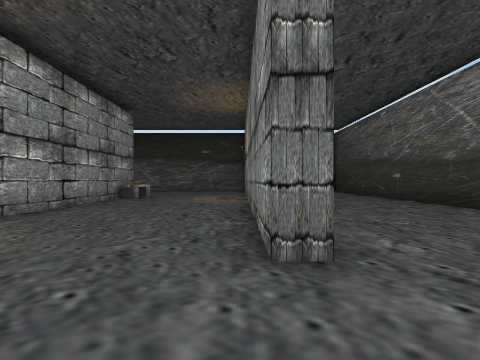
[1] (above)

24 first-person views from a walk through a scene from a Unity 3-D project. The camera is 1.3 m above the floor, looks level and sees 75° across. The floor is counted in squares, 2 m on a side. Each view is taken from the middle of a square. On the plan, view 1 faces up. The plan holds only what a view shows up to about 10 squares ahead; the rest is blank. The place goes on beyond the plan.

[2]
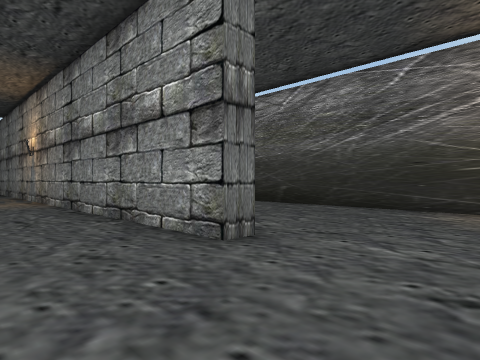

[3]
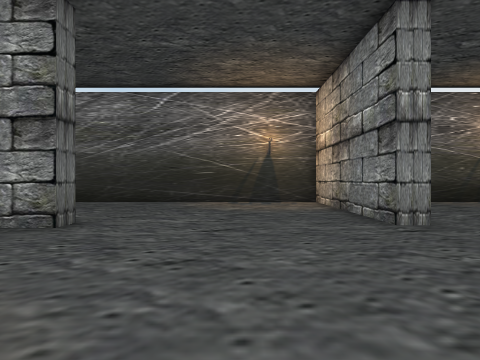

[4]
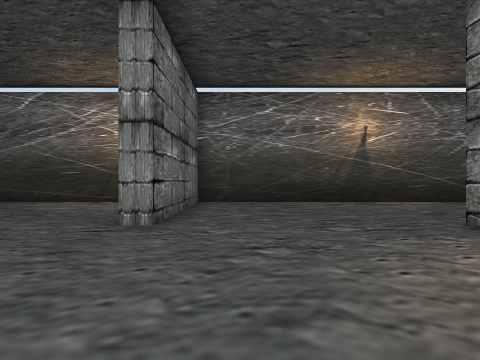

[5]
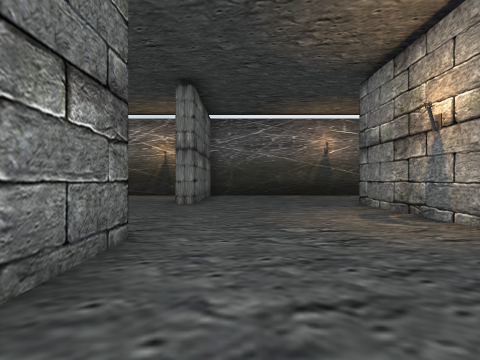

[6]
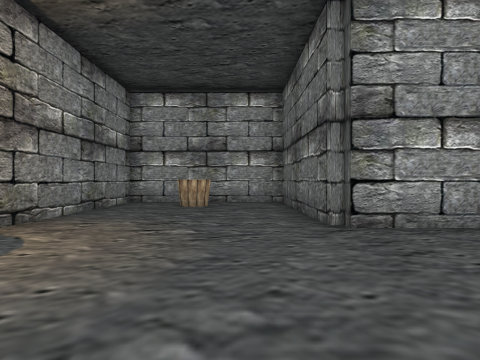

[7]
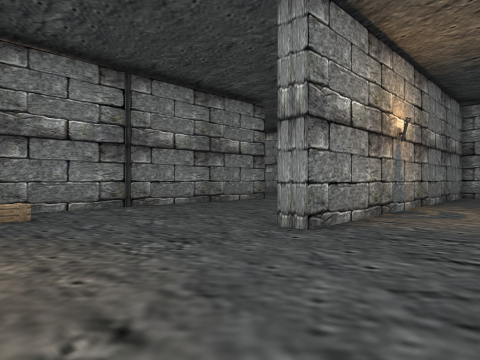

[8]
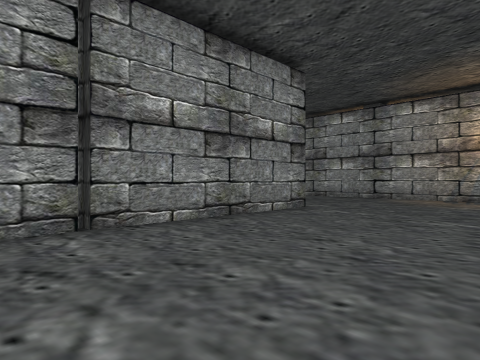

[9]
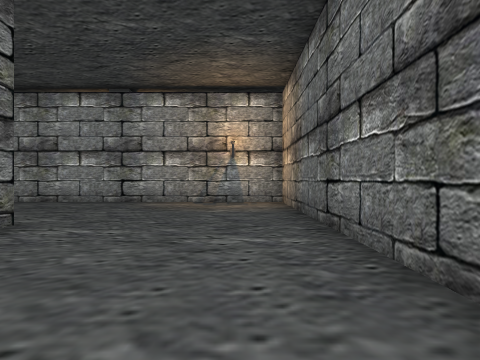

[10]
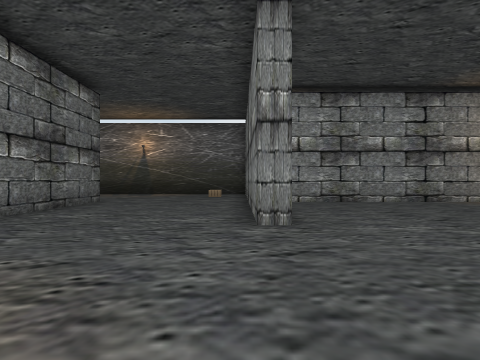

[11]
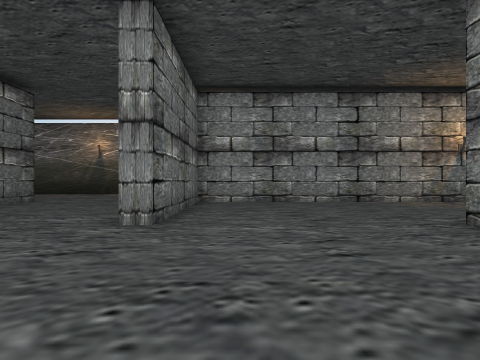

[12]
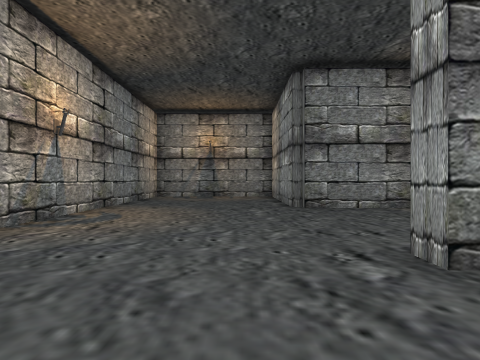

[13]
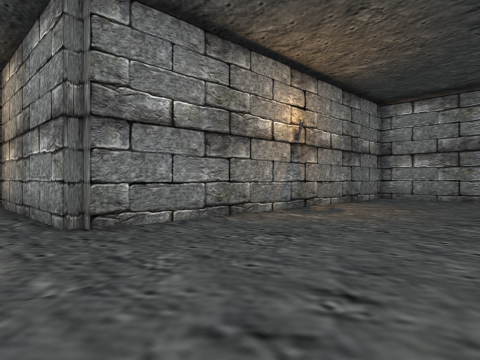

[14]
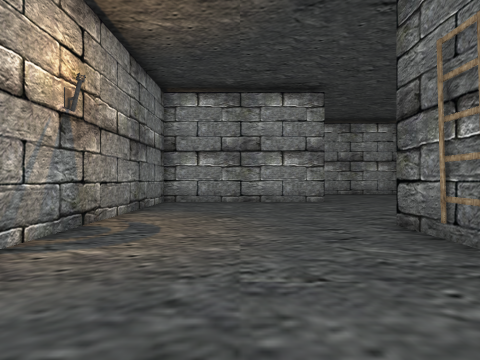

[15]
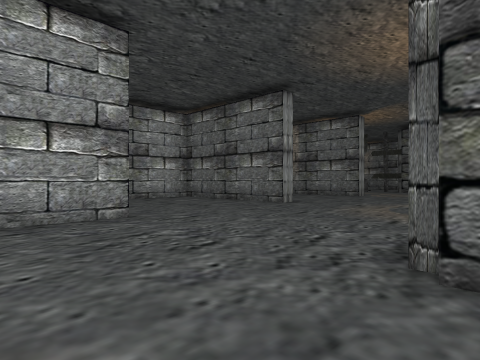

[16]
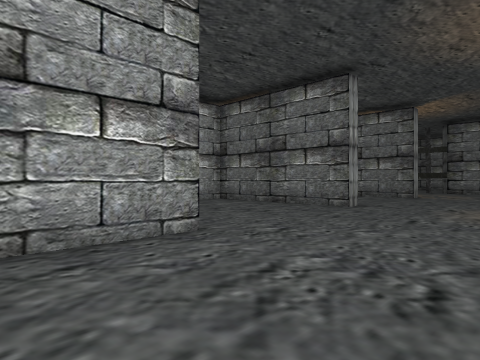

[17]
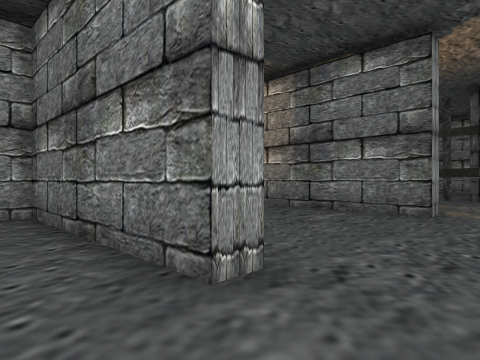

[18]
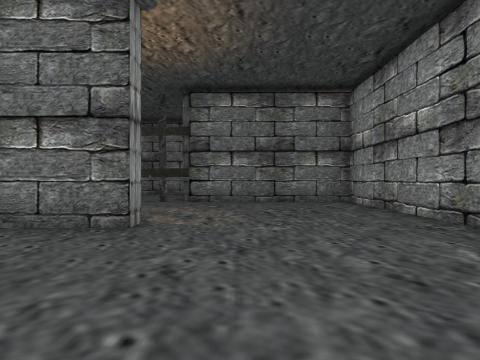

[19]
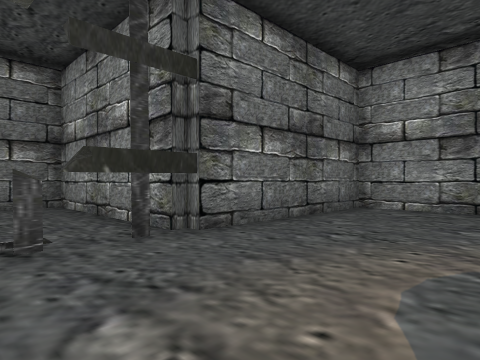

[20]
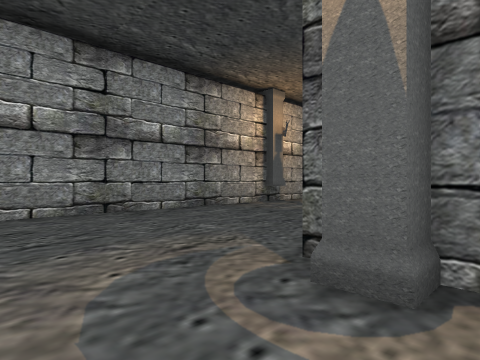

[21]
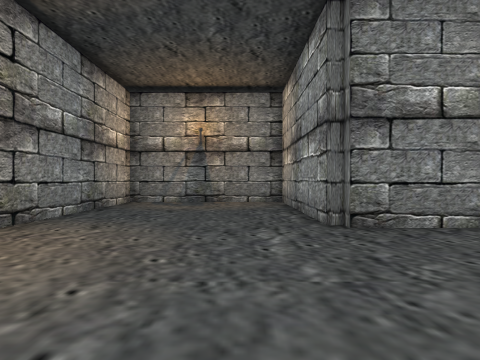

[22]
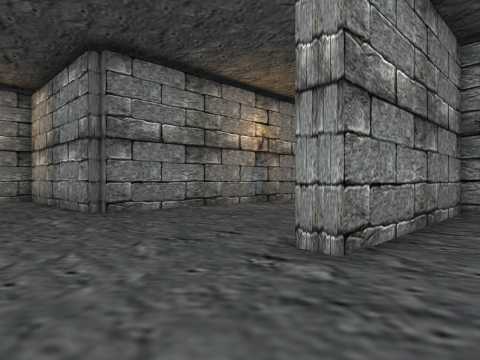

[23]
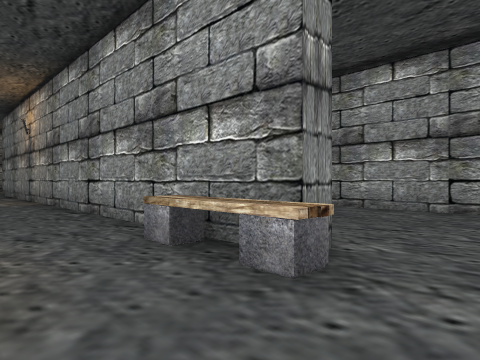

[24]
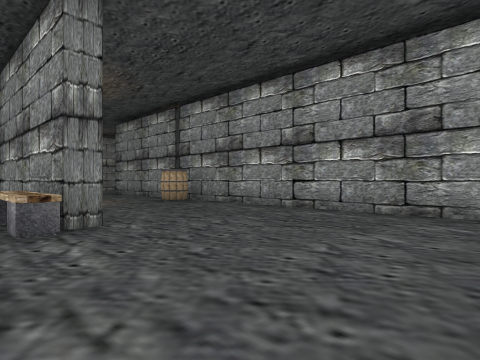

### Floor plan
Points are (right, up) in squares from view 1. A wall is a line through its corners. A room is listed if a view was taken in it or the views show most of it. See-through windows are left out.
Room 1 (views 1, 2, 3, 4, 5, 6, 7, 8, 9, 10, 11, 12, 13, 14, 15, 16, 17, 18, 19, 20, 21, 22, 23, 24)
walls: (-4.3, -0.6) (-4.3, -2.7) (-9.3, -2.7) (-9.3, -7.2) (0.5, -7.2) (0.5, -7.7) (-9.3, -7.7) (-9.3, -17.2) (-4.5, -17.2) (-4.5, -17.8); (0.8, 2.5) (0.2, 2.5) (0.2, 11.9); (-9.7, -12.5) (-9.7, -2.7) (-16.5, -2.7); (-15.4, -7.7) (-17.5, -7.7); (5.3, -10.8) (5.3, -2.7) (0.5, -2.7) (0.5, -2.3) (5.3, -2.3) (5.3, 10); (-14.5, -12.2) (-14.5, -12.7) (-17.5, -12.7); (-8.4, -17.7) (-9.5, -17.7); (-4.3, 11.6) (-4.3, 2.1); (-14.2, -17.4) (-14.2, -22.2) (-4.3, -22.2) (-4.3, -27.2) (0.2, -27.2) (0.2, -12.7) (-4.5, -12.7) (-4.5, -12.2) (3.1, -12.2); (-9.3, 16.2) (-9.3, 9.1)
ways out: gap at (-9, 9)
objects: pillar (-15, -7); ladder (-8, -18); bucket (-8, -5); barrel (-8, 9); other object (-4, 12) to (-4, 13)

Where each view was taken, in squares from view 1:
view 1: 0 up, 0 right, facing up
view 2: 0 up, 2 left, facing up-right
view 3: 0 up, 4 left, facing right
view 4: 4 down, 4 left, facing right
view 5: 4 down, 8 left, facing right
view 6: 4 down, 0 right, facing left
view 7: 5 down, 4 right, facing down-left
view 8: 8 down, 2 right, facing down-left
view 9: 9 down, 0 right, facing left
view 10: 12 down, 9 left, facing right
view 11: 14 down, 9 left, facing right
view 12: 15 down, 3 left, facing down
view 13: 18 down, 3 left, facing down-left
view 14: 20 down, 5 left, facing left
view 15: 20 down, 9 left, facing up-left
view 16: 20 down, 11 left, facing up-left
view 17: 14 down, 13 left, facing up-left
view 18: 12 down, 13 left, facing up
view 19: 6 down, 17 left, facing up-right
view 20: 5 down, 16 left, facing down-right
view 21: 18 down, 3 left, facing down
view 22: 16 down, 2 left, facing down-left
view 23: 14 up, 2 left, facing down-left
view 24: 17 up, 3 left, facing down-left
